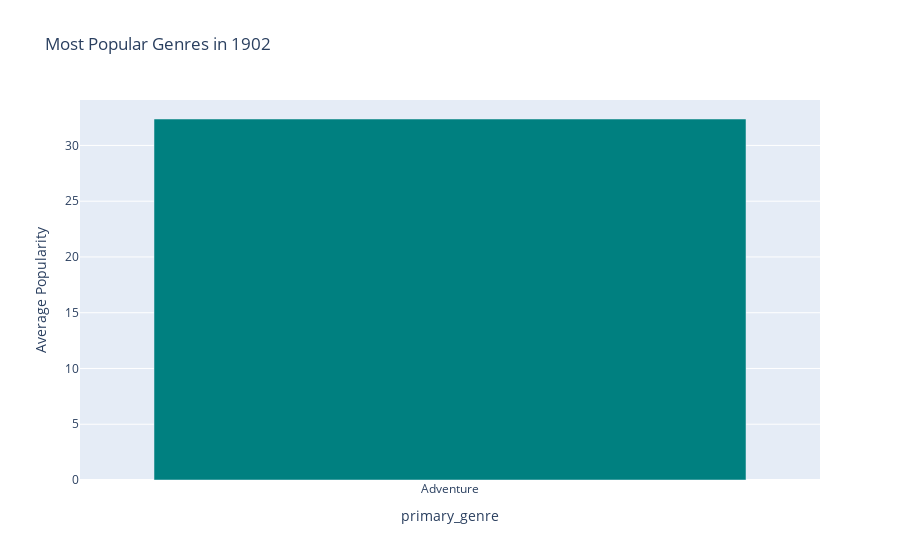

The cell this chart's notebook holds for it:
### Code cell
# most popular genres by year selected

import pandas as pd
import plotly.express as px
import ipywidgets as widgets
from ipywidgets import interact

# Convert 'release_date' to datetime and extract the year
df['release_date'] = pd.to_datetime(df['release_date'], errors='coerce')  # Coerce will handle invalid dates
df['year'] = df['release_date'].dt.year  # Extract the year from release_date

# Function to update the plot based on year selection
def update_genre_plot(year):
    # Filter the dataframe for the selected year
    filtered_df = df[df['year'] == year]
    
    # Check if filtered_df is empty
    if filtered_df.empty:
        print(f"No data available for the year {year}.")
        return
    
    # Calculate the average popularity by genre for the selected year
    genre_popularity = filtered_df.groupby('primary_genre')['popularity'].mean().sort_values(ascending=False).head(5)
    
    # Create a bar chart
    fig = px.bar(genre_popularity, x=genre_popularity.index, y=genre_popularity.values,
                 labels={'x': 'Genre', 'y': 'Average Popularity'},
                 title=f'Most Popular Genres in {year}',
                 color_discrete_sequence=['#008080'])
    fig.show()

# Create an interactive widget for selecting the year
year_widget = widgets.IntSlider(min=df['year'].min(), max=df['year'].max(), step=1, value=df['year'].min(), 
                                 description="Select Year:")

# Link the widget to the update function
interact(update_genre_plot, year=year_widget)

### Figure 1 — Plotly figure (JSON) as saved in the notebook; plotly's stock layout.template omitted (floating-point values rounded to 4 significant figures)
{"data": [{"alignmentgroup": "True", "hovertemplate": "primary_genre=%{x}<br>Average Popularity=%{y}<extra></extra>", "legendgroup": "", "marker": {"color": "#008080", "pattern": {"shape": ""}}, "name": "", "offsetgroup": "", "orientation": "v", "showlegend": false, "textposition": "auto", "type": "bar", "x": ["Adventure"], "xaxis": "x", "y": [32.37], "yaxis": "y"}], "layout": {"barmode": "relative", "legend": {"tracegroupgap": 0}, "title": {"text": "Most Popular Genres in 1902"}, "xaxis": {"anchor": "y", "domain": [0, 1], "title": {"text": "primary_genre"}}, "yaxis": {"anchor": "x", "domain": [0, 1], "title": {"text": "Average Popularity"}}}}
